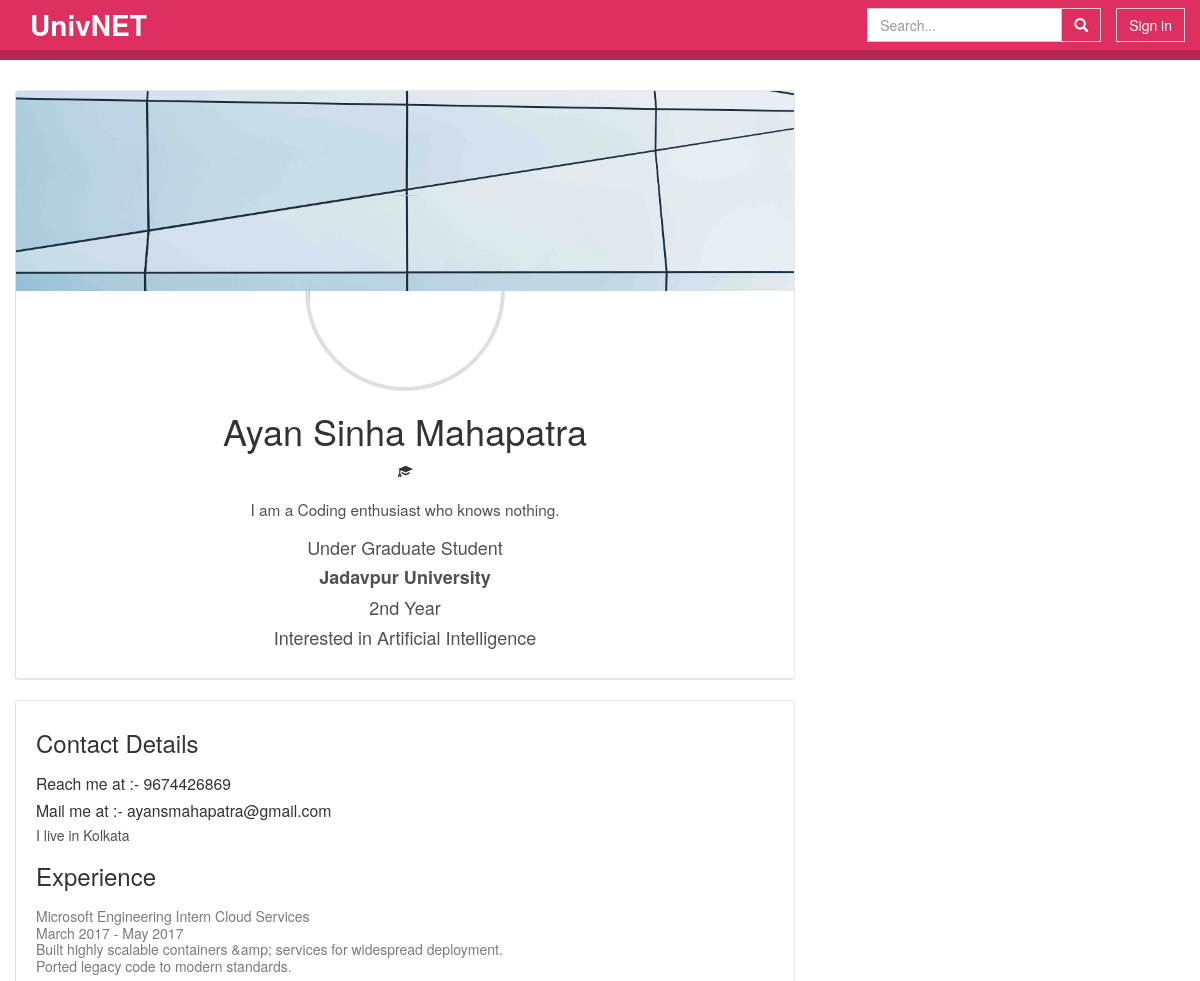
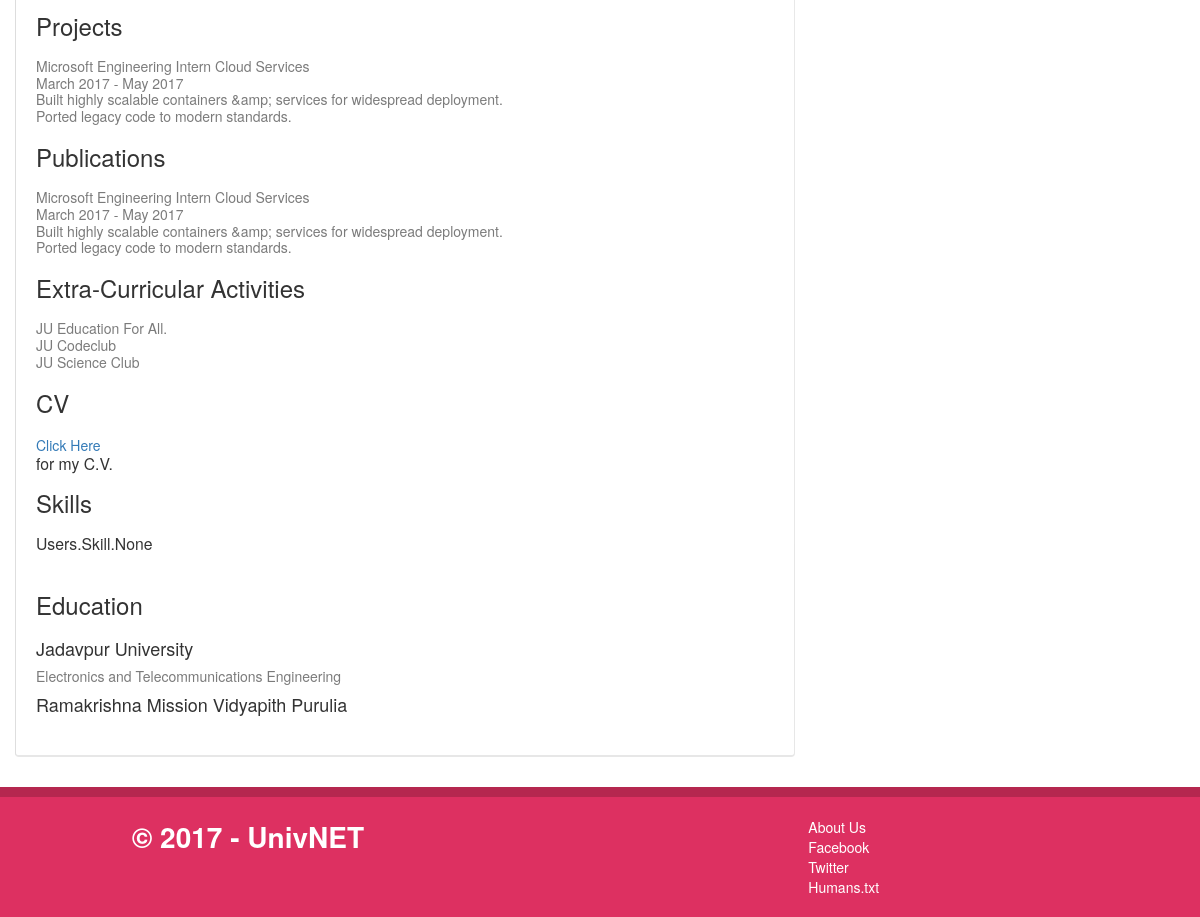
/student/76/, run on the app's committed database (2 pictures, top to bottom).
### Users/models.py (models this page shows, shortened)
class Student(models.Model):
    username_roll = models.CharField(primary_key=True, max_length=12)
    email_id = models.EmailField()
    password = models.CharField(max_length=100)
    first_name = models.CharField(max_length=100)
    last_name = models.CharField(max_length=100)
    phone_no = models.CharField(max_length=100)
    bio = models.TextField(max_length=1000)
    extra_curr = models.TextField()
    image_std=StdImageField(upload_to=UploadToUUID(path='images'),
                    variations={'thumbnail': {'width': 400, 'height': 400}})
    cv_url = models.CharField(max_length=300)
    year_of_study = models.IntegerField()
    address = models.TextField(default='I live in Kolkata')
    experience = models.TextField()
    projects_info = models.TextField()
    publications = models.TextField()
    school_studied=models.TextField()
    univ_studying = models.ForeignKey(University, blank=True, on_delete=models.CASCADE)
    course_name = models.ForeignKey(Course, on_delete=models.CASCADE)
    level = models.ForeignKey(Level, on_delete=models.CASCADE)
    work_field_main = models.ForeignKey(Interest, on_delete=models.CASCADE)
    skills = models.ManyToManyField(Skill, blank=True)

class Level(models.Model):
    dept_name = models.CharField(max_length=100)
    def __str__(self):
        return self.dept_name

class University(models.Model):
    univ_name=models.CharField(max_length=300)
    def __str__(self):
        return self.univ_name

class Interest(models.Model):
    interest_name = models.CharField(max_length=100)
    def __str__(self):
        return self.interest_name

class Course(models.Model):
    course_name = models.CharField(max_length=100)
    def __str__(self):
        return self.course_name

### Users/views.py (the view)
# urls.py: url(r'^student/(?P<username_roll_request>[0-9]+)/$', views.details_stud, name='details_stud'),
def details_stud(request, username_roll_request):
    stud_var = get_object_or_404(Student, username_roll=username_roll_request)
    return render(request, 'student_profile.html', {'student': stud_var})

### Users/templates/student_profile.html (shortened to what this page needs)
<!doctype html>
<html class="no-js" lang="">
{% load static %}
<head>
    <link rel="stylesheet" href="{% static 'css/bootstrap.min.css' %}">
    <link rel="stylesheet" href="{% static 'css/bootstrap-flat.min.css' %}">
    <link rel="stylesheet" href="{% static 'css/main.css' %}">
</head>
<body>
    <div class="wrapper">
        <nav class="navbar navbar-default navbar-static-top" role="navigation">
            <div class="container">
                <div class="navbar-header">
                    <span class="navbar-brand big">UnivNET</span>
                </div>
                <div id="navbar" class="navbar-collapse collapse">
                    {% if user.is_authenticated %}
                        <ul class="nav navbar-nav navbar-right">
                            <li class="dropdown">
                                <a href="#" class="dropdown-toggle" data-toggle="dropdown" role="button" aria-haspopup="true" aria-expanded="false">
                                  {% if user.first_name %}
                                      {{ user.first_name|title }}&nbsp;{{ user.last_name|title }}&nbsp;
                                  {% else %}
                                    {{ user.get_username|title }}&nbsp;
                                  {% endif %}
                                  <span class="caret"></span>
                                </a>
                                <ul class="dropdown-menu">
                                    <li><a href="#">Network</a></li>
                                    <li><a href="#">Settings</a></li>
                                    <li role="separator" class="divider"></li>
                                    <li><a href="#">Logout</a></li>
                                </ul>
                            </li>
                        </ul>
                    {% else %}
                        <a class="btn btn-default navbar-btn navbar-right" href="{% url 'login' %}?next=/">Sign in</a>
                    {% endif %}
                    <form class="navbar-form navbar-right form-search form-inline">
                        <div class="input-group">
                            <input type="text" class="form-control search-query" placeholder="Search..." /> <span class="input-group-btn">
                      <button type="submit" class="btn btn-primary"> <span class="glyphicon glyphicon-search"></span> </button>
                            </span>
                        </div>
                    </form>
                </div>
            </div>
        </nav>
        <div class="container">
            <div class="row">
                <div class="col-md-8 card">
                    <div class="row">
                        <img class="cover-pic" src="{% static 'img/hero-bg.jpg' %}">
                    </div>
                    <div class="row">
                        <a href="{{ student.image_std.url }}"><img class="profile-pic" alt="" src="{{ student.image_std.thumbnail.url }}"/></a>
                    </div>
                    <div class="row intro">
                        <h1 class="name"> {{ student.first_name }} {{ student.last_name }} </h1>
                        <span class="glyphicon glyphicon-education"></span>
                        <h5 class="bio"> {{ student.bio }} </h5>
                        <h4 class="college">{{ student.level }} Student </h4>
                        <h4 class="college"> <strong> {{ student.univ_studying }} </strong> </h4>
                        <h4 class="college"> {{ student.year_of_study }}nd Year </h4>
                        <h4 class="college"> Interested in {{ student.work_field_main }} </h4>
                    </div>
                </div>
                <div class="col-md-8 card">
                    <div class="row education">
                        <h3 class="exp-head"> Contact Details </h3>
                        <ul>
                            <li class="exp-li">
                                <p class="exp-about"> Reach me at :- {{ student.phone_no }} </p>
                            </li>
                            <li class="exp-li">
                                <p class="exp-about"> Mail me at :- {{ student.email_id }} </p>
                            </li>
                            <li class="exp-li">
                                <h5 class="address"> {{ student.address| linebreaks }} </h5>
                            </li>
                        </ul>
                        <h3 class="exp-head"> Experience </h3>
                        <ul>
                            <li class="exp-li">
                                <p class="exp-about"> {{ student.experience | linebreaks }} </p>
                            </li>
                        </ul>
                        <h3 class="exp-head"> Projects </h3>
                        <ul>
                            <li class="exp-li">
                                <p class="exp-about"> {{ student.projects_info | linebreaks }} </p>
                            </li>
                        </ul>
                        <h3 class="exp-head"> Publications </h3>
                        <ul>
                            <li class="exp-li">
                                <p class="exp-about"> {{ student.publications| linebreaks }} </p>
                            </li>
                        </ul>
                        <h3 class="exp-head"> Extra-Curricular Activities </h3>
                        <ul>
                            <li class="exp-li">
                                <p class="exp-about"> {{ student.extra_curr | linebreaks }} </p>
                            </li>
                        </ul>
                        <h3 class="exp-head"> CV </h3>
                        <a href="{{ student.cv_url }}"> Click Here  </a>
                        <ul>
                            <li class="exp-li">
                                <p class="exp-about"> for my C.V. </p>
                            </li>
                        </ul>
                        <h3 class="exp-head"> Skills </h3>
                        <ul>
                            <li class="exp-li">
                                <p class="exp-about"> {{ student.skills }} </p>
                            </li>
                        </ul>
                        <h3 class="edu-head"> Education </h3>
                        <ul>
                            <li class="univ-li">
                                <h4 class="univ-name"> {{ student.univ_studying }} </h4>
                                <p class="univ-stream"> {{ student.course_name }} </p>
                            </li>
                            <li class="univ-li">
                                <h4 class="univ-name"> {{ student.school_studied }} </h4>
                            </li>
                        </ul>
                    </div>
                </div>
            </div>
        </div>
    </div>
    <footer class="footer">
        <div class="container-fluid">
            <div class="row">
                <div class="col-md-5 col-md-offset-1">
                    <span class="big">© 2017 - UnivNET</span>
                </div>
                <div class="col-md-4 col-md-offset-2">
                    <div class="row">
                        <div class="col-md-12"><a href="#" target="_blank">About Us</a></div>
                        <div class="col-md-12"><a href="#" target="_blank">Facebook</a></div>
                        <div class="col-md-12"><a href="#" target="_blank">Twitter</a></div>
                        <div class="col-md-12"><a href="{% static 'humans.txt' %}" target="_blank">Humans.txt</a></div>
                    </div>
                </div>
            </div>
        </div>
    </footer>
</body>
</html>

### static/css/main.css (style rules this page uses)
.navbar-default { background-color: #dd3061; }
.navbar-static-top { border-bottom: 10px solid #b5274f; }
.navbar-default .navbar-brand { color: #fff; }
.btn-default { color: #fff; background-color: #dd3061; border-color: #ccc; }
.btn-primary { color: #fff; background-color: #dd3061; border-color: #ccc; }
body { padding-bottom:0; }
footer { color: #fff; background-color: #dd3061; border-top: 10px solid #b5274f; padding: 20px; }
footer a, a:visited, a:active { text-decoration: none; color: #fff; }
.big { font-weight: 700; font-size: 2em; }
html, body { height: 100%; }
.wrapper { min-height: 100%; height: auto !important; height: 100%; }
.profile-pic { display: block; object-fit: cover; margin-top: -100px; margin-right: auto; margin-left: auto; width: 200px; height: 200px; border: 4px solid rgba(0,0,0,0.125); border-radius: 100px; }
.cover-pic { width: 100%; height: 200px; object-fit: cover; border-top-right-radius: 2px; border-top-left-radius: 2px; }
.intro { text-align: center; }
.card { border-radius: 4px; border-top: 1px solid rgba(71,71,71, 0.125); border-right: 1px solid rgba(71,71,71, 0.125); border-bottom: 2px solid rgba(71,71,71, 0.125); border-left: 1px solid rgba(71,71,71, 0.175); padding-bottom: 20px; margin: 10px 0 10px 0; }
.bio { padding: 10px 40px 10px 40px; font-weight: 400; font-size: 1.1em; color: rgb(81,81,81); }
.college { color: rgb(81,81,81); }
.name { color: rgb(51,51,51); }
.address { color: rgb(81,81,81); }
.education { padding: 10px 20px 10px 20px; }
.edu-head { font-weight: 300; margin-top: 40px; margin-bottom: 20px; }
.education > ul { padding: 0; list-style: none; line-height: 1.2em; color: rgb(123,123,123); }
.univ-name { color: rgb(51,51,51); }
.exp-head { font-weight: 300; margin-top: 20px; margin-bottom: 20px; line-height: 1em; }
.exp-about:first-line { color: rgb(51,51,51); font-weight: 200; font-size: 1.125em; }

### data on the page
Student: first_name "Ayan", last_name "Sinha Mahapatra", bio "I am a Coding enthusiast who knows nothing.", level "Under Graduate", univ_studying "Jadavpur University", year_of_study "2", work_field_main "Artificial Intelligence", phone_no "9674426869", email_id "ayansmahapatra@gmail.com", address "I live in Kolkata", experience "Microsoft Engineering Intern Cloud Services March 2017 - May 2017 Built highly scalable containers &amp; services for widespread deployment. Ported legacy code to modern standards.", projects_info "Microsoft Engineering Intern Cloud Services March 2017 - May 2017 Built highly scalable containers &amp; services for widespread deployment. Ported legacy code to modern standards.", publications "Microsoft Engineering Intern Cloud Services March 2017 - May 2017 Built highly scalable containers &amp; services for widespread deployment. Ported legacy code to modern standards.", extra_curr "JU Education For All. JU Codeclub JU Science Club", skills "Users.Skill.None", course_name "Electronics and Telecommunications Engineering", school_studied "Ramakrishna Mission Vidyapith Purulia"
